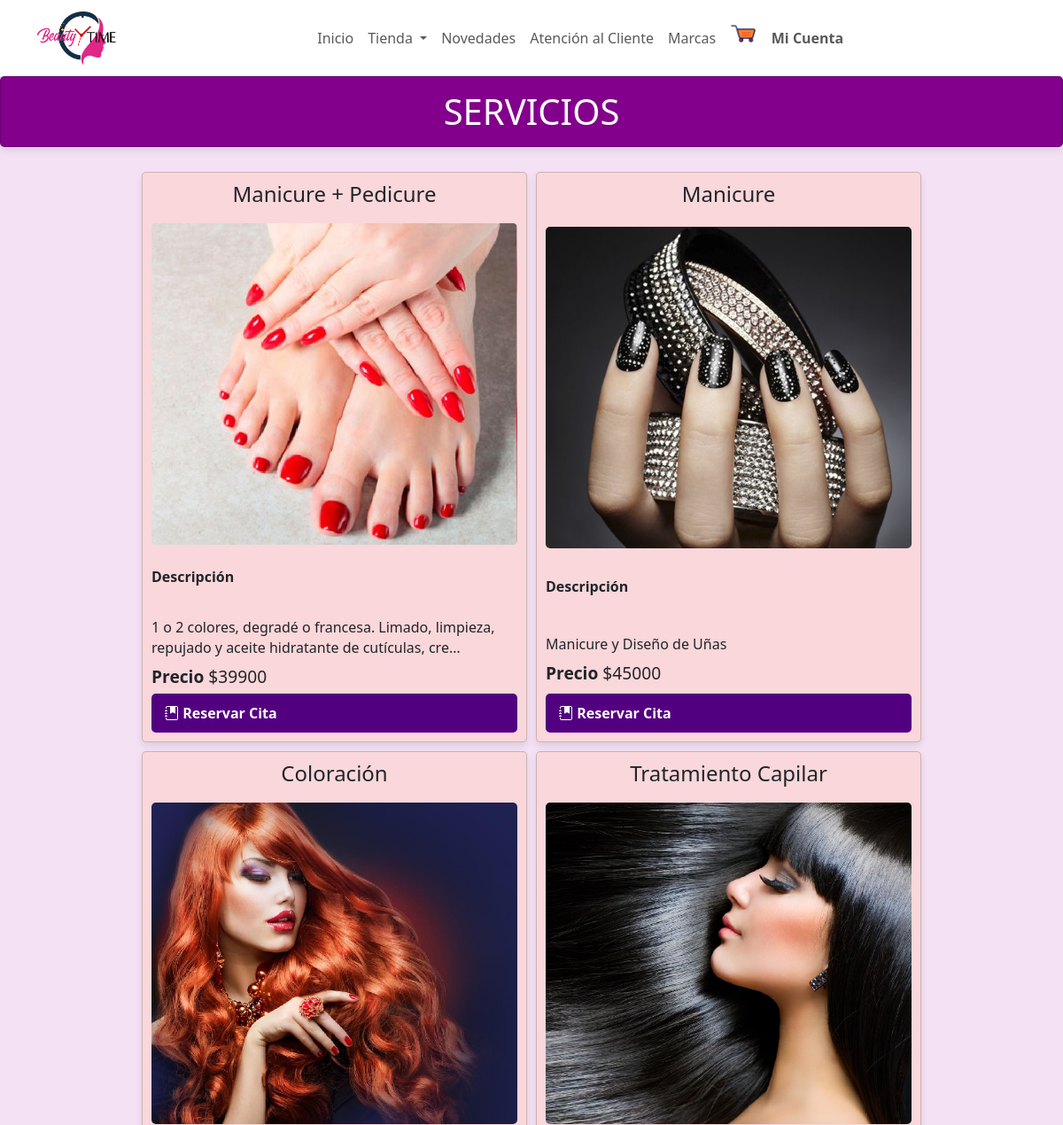
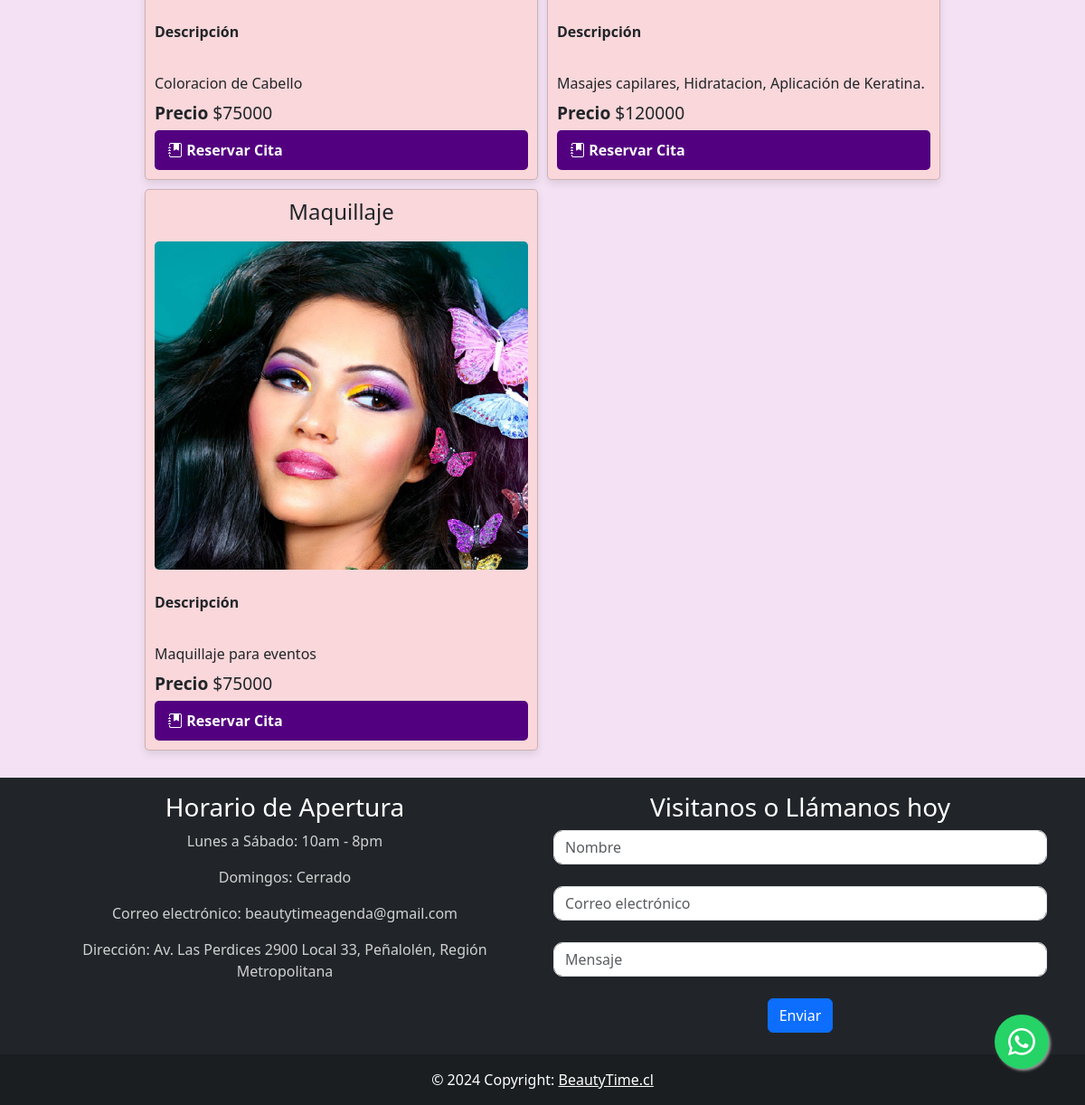
Page /paginas/servicios on the committed database (2 pictures, top to bottom).
### core/models.py (models this page shows, shortened)
class Producto(models.Model):
    CATEGORIA_PRODUCTO = [
        ('Coloración', 'Coloración'),
        ('Tratamientos', 'Tratamientos'),
        ('Línea Rubias', 'Línea Rubias'),
        ('Shampoo & Acondicionadores', 'Shampoo & Acondicionadores'),
        ('Styling & Aftercare', 'Styling & Aftercare'),
        ('Herramientas', 'Herramientas'),
    ]
    CATEGORIA_SERVICIO = [
        ('Manicure y Pedicure', 'Manicure y Pedicure'),
        ('Masajes', 'Masajes'),
        ('Maquillaje para eventos', 'Maquillaje para eventos'),
        ('Depilación', 'Depilación'),
        ('Tratamientos Faciales', 'Tratamientos Faciales'),
        ('Colorimetría', 'Colorimetría'),
    ]
    TIPO = [
        ('producto', 'Producto'),
        ('servicio', 'Servicio'),
    ]
    nombre = models.CharField(max_length=45, null=True)
    descripcion = models.TextField(null=True, blank=True)
    categoria = models.CharField(max_length=255, null=True, choices=CATEGORIA_PRODUCTO + CATEGORIA_SERVICIO)
    costo = models.IntegerField(default=0)
    costo2 = models.IntegerField(default=0)
    picture = models.ImageField(upload_to='media/items/', null=True)
    tipo = models.CharField(max_length=10, choices=TIPO)
    descuento = models.DecimalField(max_digits=4, decimal_places=2, null=True, blank=True, default=0.00)
    cantidad = models.IntegerField(default=0)
    class Meta:
        verbose_name = 'producto'
        verbose_name_plural = 'productos'
        ordering = ['tipo']

### core/views.py (the view)
# urls.py: path("paginas/servicios", views.servicios, name="servicios"),
def servicios(request):
    servicios = Producto.objects.filter(
                                    Q(tipo='servicio')
                                    )
    context = {
        'servicios': servicios
    }
    return render(request, 'tienda/servicios.html', context)

### core/cart.py (called while the page is built, shortened)
  def __iter__(self):
    cart = copy.deepcopy(self.cart)
    productos = Producto.objects.filter(id__in=cart)
    for producto in productos:
      cart[str(producto.id)]["producto"] = producto

### core/context_processors.py (called while the page is built)
def cart_badge(request):
    cart = Cart(request)
    item_count = sum(item['cantidad'] for item in cart)
    return {'cart_badge': item_count}

### core/templates/tienda/Servicios.html
{% extends "base/base.html" %}
{% load static %}
{% block template %}
<link rel="stylesheet" href="{% static 'css/atencioncliente.css' %}">
<link rel="stylesheet" href="{% static 'css/catalogo.css' %}">
<main>
  <h1 class="card borders page-title">SERVICIOS</h1>
  <section class="card-container">
    {% for servicio in servicios %}
    <article class="card">
      <div class="card-title">
        <h3 class="product-title">{{servicio.nombre}}</h3>
      </div>
      <div class="image-container">
        <a title="verDetalle" href="{% url 'verDetalle' tipo='servicio' id=servicio.id %}">
          <img src="{{ servicio.picture.url }}" alt="{{ servicio.nombre }}">
        </a>
      </div>
      <br>
      <strong>Descripción</strong><br>
      <div class="card-content">
        <p>{{ servicio.descripcion|truncatechars:100 }}</p>
        <h5> <strong>Precio</strong> ${{servicio.costo}}</h5>
      </div>
        <a class="book_service" href="{% url 'reservar_cita' %}" >
          <i class="bi bi-journal-bookmark-fill"></i>&nbsp;Reservar Cita
        </a>
    </article>
    {% endfor %}
  </section>
</main>
{% endblock %}

### core/static/css/atencioncliente.css (style rules this page uses)
body { background-color: rgb(244, 226, 244); }

### core/static/css/catalogo.css (style rules this page uses)
body { background-color: rgb(244, 226, 244); }
.card-container { display: grid; grid-template-columns: repeat(auto-fill, minmax(300px, 1fr)); grid-gap: 10px; position: relative; padding-left: 150px; padding-right: 150px; padding-top: 20px; padding-bottom: 30px; margin: 0 10px; }
.card { display: flex; flex-direction: column; justify-content: space-between; background-color: rgb(249, 215, 218); padding: 10px; border-radius: 5px; box-shadow: 0px 4px 8px rgba(0, 0, 0, 0.1); }
.card-title { text-align: center; }
.product-title { font-size: 1.5rem; margin-bottom: 10px; }
.image-container { display: flex; justify-content: center; align-items: center; overflow: hidden; }
.image-container img { width: 100%; height: auto; object-fit: contain; border-radius: 5px; }
.card-content { margin-top: 10px; }
.card-content p { font-size: 1rem; line-height: 1.4; margin-bottom: 10px; }
h5 { font-size: 1.2rem; margin-top: 10px; }
.book_service { display: inline-block; background-color: rgb(83, 0, 128); color: white; padding: 10px 15px; text-decoration: none; border-radius: 5px; font-weight: bold; transition: background-color 0.3s ease; }
.page-title { text-align: center; background-color: rgb(130, 0, 139); color: #FFFFFF; padding: 15px; border-radius: 5px; }

### rows in the picture
Producto: nombre "Manicure + Pedicure", picture (picture), descripcion "1 o 2 colores, degradé o francesa. Limado, limpieza, repujado y aceite hidratante de cutículas, cre…", costo "39900"
Producto: nombre "Manicure", picture (picture), descripcion "Manicure y Diseño de Uñas", costo "45000"
Producto: nombre "Coloración", picture (picture), descripcion "Coloracion de Cabello", costo "75000"
Producto: nombre "Tratamiento Capilar", picture (picture), descripcion "Masajes capilares, Hidratacion, Aplicación de Keratina.", costo "120000"
Producto: nombre "Maquillaje", picture (picture), descripcion "Maquillaje para eventos", costo "75000"
